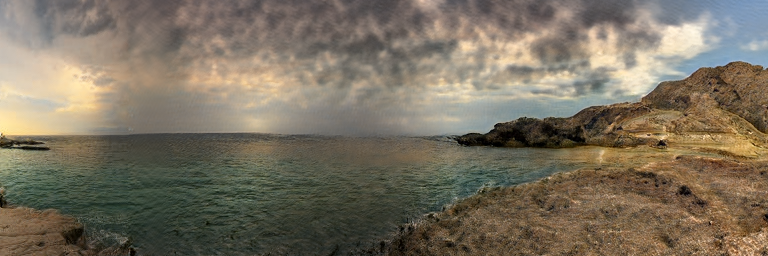
#> input picture infinityGAN/assets/outpaint_supp/beach-000111.png, 768 x 256 px; its folder holds only this picture in this run
$ python label_outpaint.py
#> lines starting #> are read from the running program, lines starting #| are printed output that depends on the picture
import os
import numpy as np
from glob import glob
import matplotlib.pyplot as plt

inplace = True
ps = [p for p in glob("./*.png") if "composed" not in p]

for p in ps:
    im = plt.imread(p)[:, :, :3]

    # Left Bbox
    im[:, :1, :] = 0
    im[:, :1, 0] = 1
    im[:, 127:128, :] = 0
    im[:, 127:128, 0] = 1
    im[:1, :128, :] = 0
    im[:1, :128, 0] = 1
    im[-1:, :128, :] = 0
    im[-1:, :128, 0] = 1
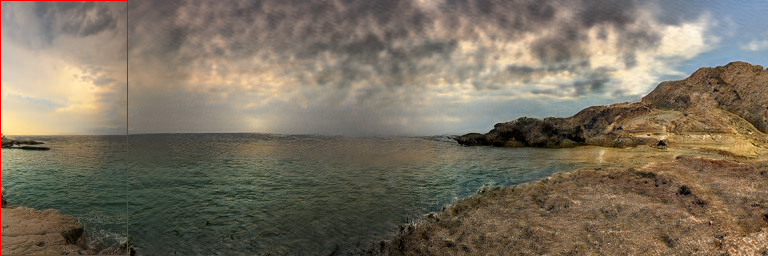
#> im: shape (256, 768, 3) float32; mean R, G, B 0.481, 0.44, 0.375

    if inplace:
        plt.imsave(p, im)
    else:
        plt.imsave("_"+os.path.basename(p), im)

$ run again, on infinityGAN/assets/outpaint_supp/beach-002217.png
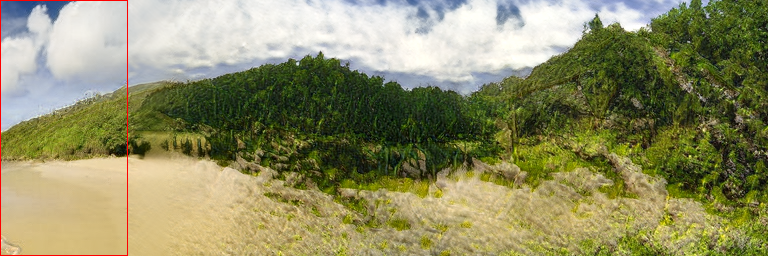
#> input picture infinityGAN/assets/outpaint_supp/beach-002217.png, 768 x 256 px
#> `im[-1:, :128, :] = 0`:
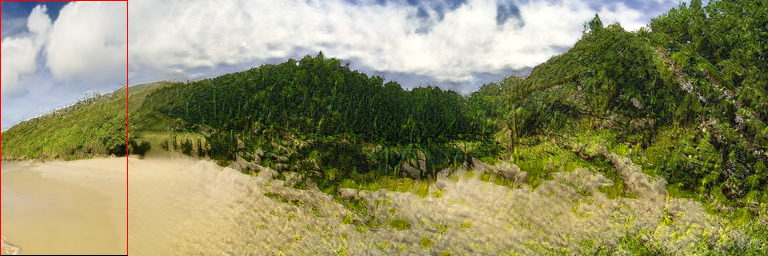
#> im: shape (256, 768, 3) float32; mean R, G, B 0.56, 0.556, 0.397

$ run again, on infinityGAN/assets/outpaint_supp/beach-003095.png
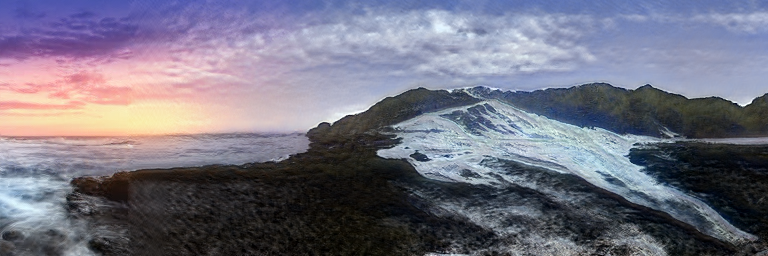
#> input picture infinityGAN/assets/outpaint_supp/beach-003095.png, 768 x 256 px
#> `im[-1:, :128, 0] = 1`:
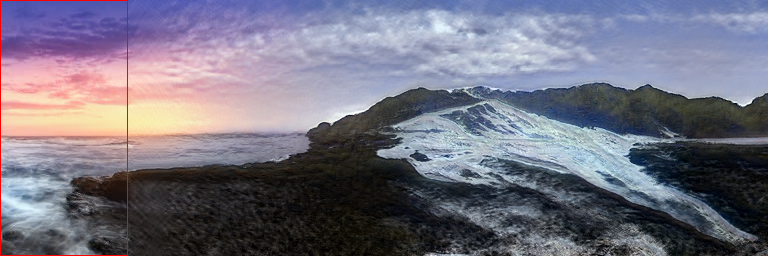
#> im: shape (256, 768, 3) float32; mean R, G, B 0.453, 0.444, 0.504

$ run again, on infinityGAN/assets/outpaint_supp/cliff-000219.png
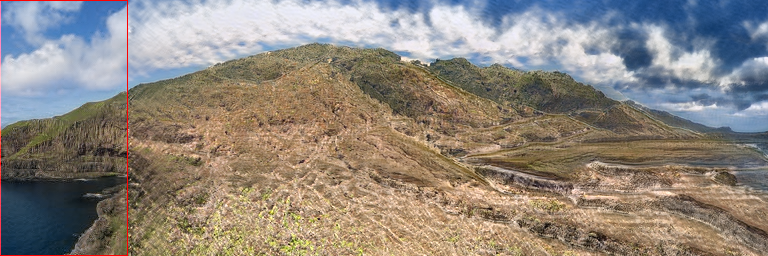
#> input picture infinityGAN/assets/outpaint_supp/cliff-000219.png, 768 x 256 px
#> `im[-1:, :128, :] = 0`:
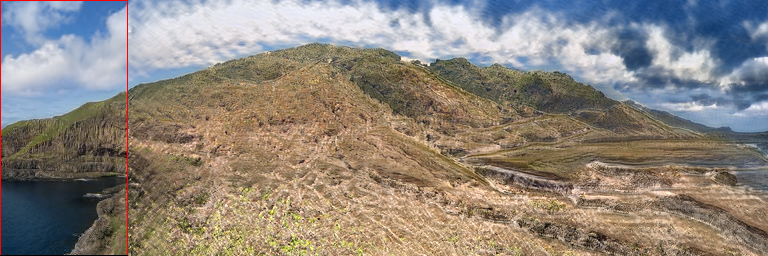
#> im: shape (256, 768, 3) float32; mean R, G, B 0.559, 0.527, 0.492

$ run again, on infinityGAN/assets/outpaint_supp/beach-000335.png
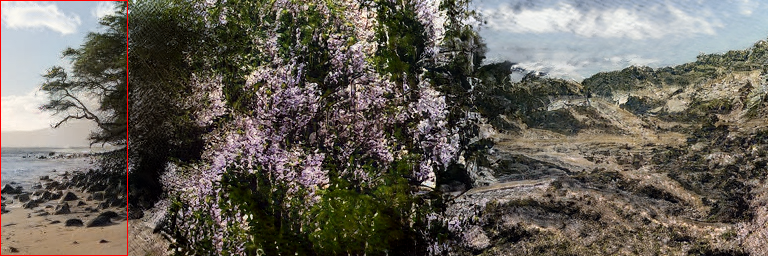
#> input picture infinityGAN/assets/outpaint_supp/beach-000335.png, 768 x 256 px
#> `im[-1:, :128, :] = 0`:
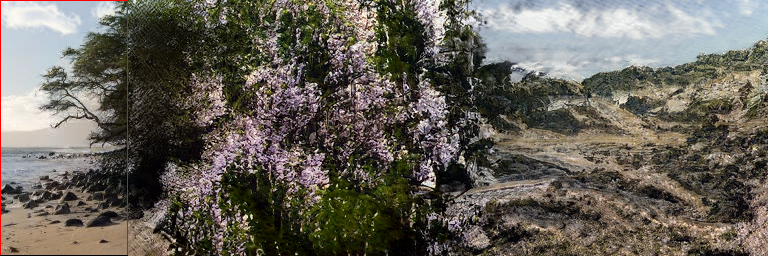
#> im: shape (256, 768, 3) float32; mean R, G, B 0.404, 0.384, 0.349
